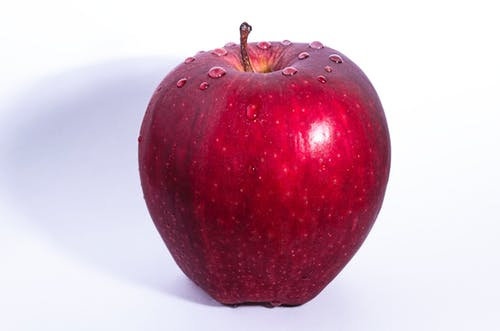
#> input picture images/fruit.jpeg, 500 x 331 px, found by its file name
$ python image_seuillage.py
#> lines starting #> are read from the running program, lines starting #| are printed output that depends on the picture; after the words box and inside, x2 and y2 are one past the last pixel; in counts of white or black regions, pixels touching at a corner belong together
# library imports
import cv2.cv2 as cv

# load an image
dolphin = cv.imread('../images/fruit.jpeg', 0)
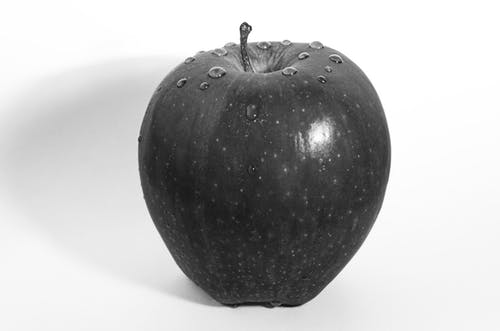
#> dolphin: shape (331, 500); min 11, max 255, mean 184.6

# load an image as a single channel grayscale
cv.imshow('Source Image', dolphin)
newImg, th1 = cv.threshold(dolphin, 149, 255, cv.THRESH_BINARY)
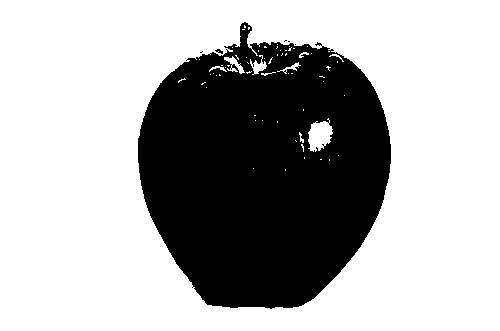
#> th1: shape (331, 500); 68.2% white; 6 black regions (4 under 20 px), largest, box (x1, y1, x2, y2) and area: (138, 22, 391, 309) 52560, (215, 49, 223, 54) 22

cv.imshow('Seuillage', th1)
cv.waitKey(0)
cv.destroyAllWindows()
